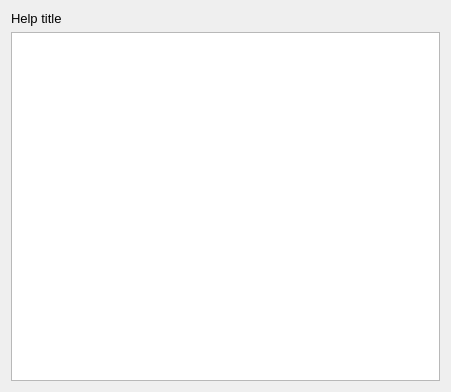
<?xml version="1.0" encoding="UTF-8"?>
<ui version="4.0">
 <class>qtHelp</class>
 <widget class="QWidget" name="qtHelp">
  <property name="geometry">
   <rect>
    <x>0</x>
    <y>0</y>
    <width>451</width>
    <height>392</height>
   </rect>
  </property>
  <property name="windowTitle">
   <string>Form</string>
  </property>
  <layout class="QGridLayout" name="gridLayout">
   <item row="0" column="0">
    <widget class="QLabel" name="qtTitle">
     <property name="font">
      <font>
       <pointsize>10</pointsize>
      </font>
     </property>
     <property name="text">
      <string>Help title</string>
     </property>
    </widget>
   </item>
   <item row="1" column="0">
    <widget class="QTextEdit" name="qtText">
     <property name="verticalScrollBarPolicy">
      <enum>Qt::ScrollBarAsNeeded</enum>
     </property>
     <property name="horizontalScrollBarPolicy">
      <enum>Qt::ScrollBarAsNeeded</enum>
     </property>
     <property name="sizeAdjustPolicy">
      <enum>QAbstractScrollArea::AdjustToContents</enum>
     </property>
     <property name="readOnly">
      <bool>false</bool>
     </property>
    </widget>
   </item>
  </layout>
 </widget>
 <resources/>
 <connections/>
</ui>
